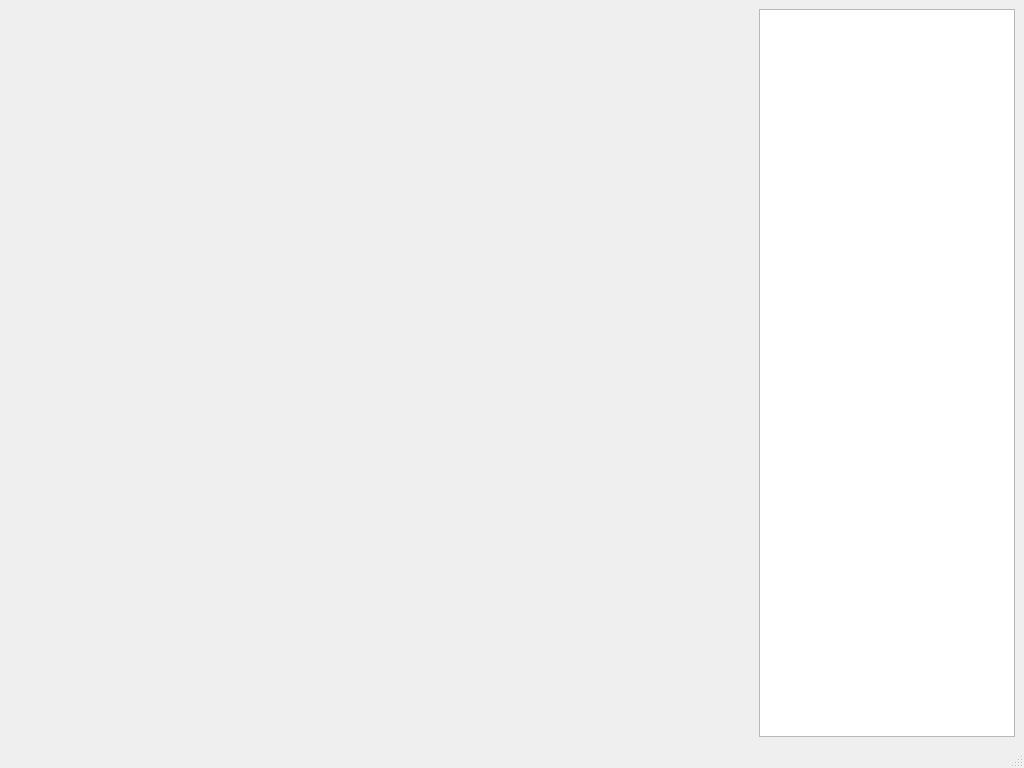
<?xml version="1.0" encoding="UTF-8"?>
<ui version="4.0">
 <class>MainWindow</class>
 <widget class="QMainWindow" name="MainWindow">
  <property name="geometry">
   <rect>
    <x>0</x>
    <y>0</y>
    <width>1024</width>
    <height>768</height>
   </rect>
  </property>
  <property name="windowTitle">
   <string>MainWindow</string>
  </property>
  <widget class="QWidget" name="centralwidget">
   <layout class="QHBoxLayout" name="horizontalLayout">
    <item>
     <layout class="QVBoxLayout" name="verticalLayout">
      <item>
       <widget class="QStackedWidget" name="topStackedWidget">
        <property name="sizePolicy">
         <sizepolicy hsizetype="Preferred" vsizetype="Preferred">
          <horstretch>0</horstretch>
          <verstretch>0</verstretch>
         </sizepolicy>
        </property>
       </widget>
      </item>
      <item>
       <widget class="QStackedWidget" name="downStackedWidget">
        <property name="sizePolicy">
         <sizepolicy hsizetype="Preferred" vsizetype="Expanding">
          <horstretch>0</horstretch>
          <verstretch>0</verstretch>
         </sizepolicy>
        </property>
       </widget>
      </item>
     </layout>
    </item>
    <item>
     <layout class="QVBoxLayout" name="verticalLayout_2">
      <item>
       <widget class="QListView" name="listView">
        <property name="sizePolicy">
         <sizepolicy hsizetype="Fixed" vsizetype="Expanding">
          <horstretch>0</horstretch>
          <verstretch>0</verstretch>
         </sizepolicy>
        </property>
       </widget>
      </item>
     </layout>
    </item>
   </layout>
  </widget>
  <widget class="QMenuBar" name="menubar">
   <property name="geometry">
    <rect>
     <x>0</x>
     <y>0</y>
     <width>1024</width>
     <height>24</height>
    </rect>
   </property>
  </widget>
  <widget class="QStatusBar" name="statusbar"/>
 </widget>
 <resources/>
 <connections/>
</ui>
